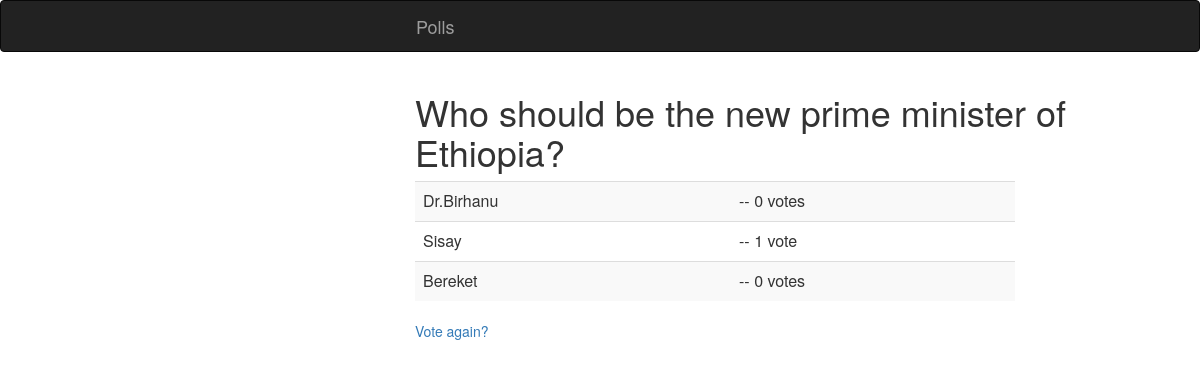
Screenshot of /polls/3/results/ with the database file from the repository.
### polls/models.py (models this page shows, shortened)
@python_2_unicode_compatible
class Question(models.Model):
    question_text = models.CharField(max_length=200)
    pub_date = models.DateTimeField('date published')

@python_2_unicode_compatible
class Choice(models.Model):
    question = models.ForeignKey(Question, on_delete=models.CASCADE)
    choice_text = models.CharField(max_length=200)
    votes = models.IntegerField(default=0)

### polls/views.py (the view)
# urls.py: url(r'^(?P<pk>[0-9]+)/results/$', views.ResultsView.as_view(), name='results'),
class ResultsView(generic.DetailView):
    model = Question
    template_name = 'polls/results.html'

### polls/templates/polls/results.html (shortened to what this page needs)
<link rel="stylesheet" href="https://maxcdn.bootstrapcdn.com/bootstrap/3.3.6/css/bootstrap.min.css">
<nav class="navbar navbar-inverse">
  <div class="container-fluid">
    <div class="navbar-header">
      <a class="navbar-brand" href="#">
	Polls
      </a>
    </div>
  </div>
</nav>
<div class="container-fluid" width="100%">
<h1>{{ question.question_text }}</h1>
<table class="table table-striped">
{% for choice in question.choice_set.all %}
    <tr><td>{{ choice.choice_text }}</td><td> -- {{ choice.votes }} vote{{ choice.votes|pluralize }}
{% endfor %}</td></tr>
</table>
<a href="{% url 'polls:detail' question.id %}">Vote again?</a>
</div>

### polls/templates/polls/results.html (style rules this page uses)
.table-striped { width:600px; }
.container-fluid { margin-left:400px; }

### rows the page displays
Question: question_text "Who should be the new prime minister of Ethiopia?"
Choice: choice_text "Dr.Birhanu", votes "0"
Choice: choice_text "Sisay", votes "1"
Choice: choice_text "Bereket", votes "0"
